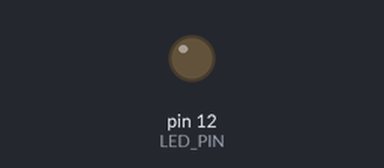
Recording of a sketch running on a simulated Arduino Uno, built with avr-gcc and run on an emulated ATmega328P. Parts: output pins drawn as LEDs (lit = HIGH).

Above: at 3.7 s.
At 8.2 s:
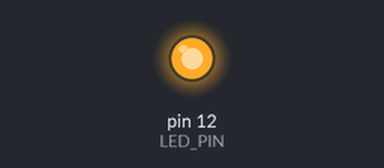
Timing chart, 0 to 9.9 s (numbered marks = the images above):
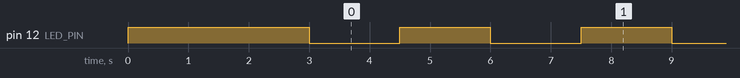

Measured:
- by itself, pin 12 (LED_PIN): alternates HIGH for 1.5 s and LOW for 1.5 s

The sketch:

Placa_cu_leduri_2.ino
```cpp
// actiune ledului, dupa ce se aprinde 3 secunde prima data trece in modul
// o secunda jumatate aprins, o secunda jumatate stins

// AICI DEFINIM LOCUL UNDE CONECTAM PINII - la pinul 12
#define LED_PIN 12

void setup() {
  pinMode(LED_PIN, OUTPUT);   //aici definim ce face pinul 12 - este un OUTPUT
  digitalWrite(LED_PIN,HIGH); //aici definim STAREA pinului 12 - LOW este default
  delay(3000);                //stabilim o interziere de 3000 ms
}

void loop() {
  digitalWrite(LED_PIN, LOW);  //definim actiunea din bucla - actiunea 1- stins
  delay(1500);
  digitalWrite(LED_PIN, HIGH); //definim actiunea din bucla - actiunea 2 - aprins
  delay(1500);
}
```
